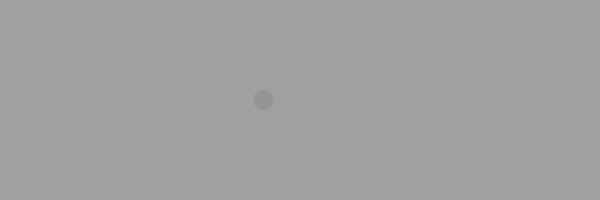
Frame 1 (no input)
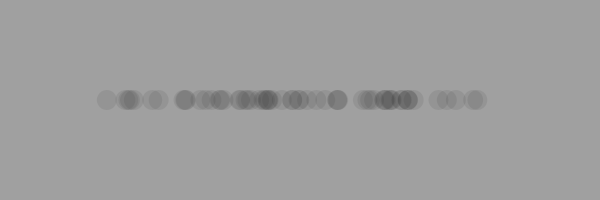
Frame 60 (the mouse pressed at the canvas centre just before this capture)
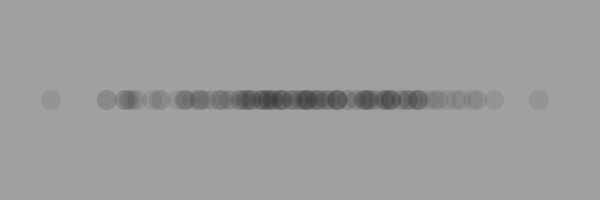
Frame 120 (the mouse held since frame 60 and released just before this capture)

The Processing sketch that drew these frames (run headless with seeded random() and noise(); from frame 60 on, the mouse is pressed at the canvas centre):

// Processing sketch: gaussian_dist
// ── gaussian_dist.pde
import java.util.Random;

Random ran;
void setup() {
  size(600, 200);
  background(160);
  ran = new Random();
}

void draw() {
  float h = (float) ran.nextGaussian();
  h = h * 100;
  h = h + 300;

  //print(h);
  fill(10, 20);
  noStroke();
  ellipse(h, height/2, 20, 20);
}
